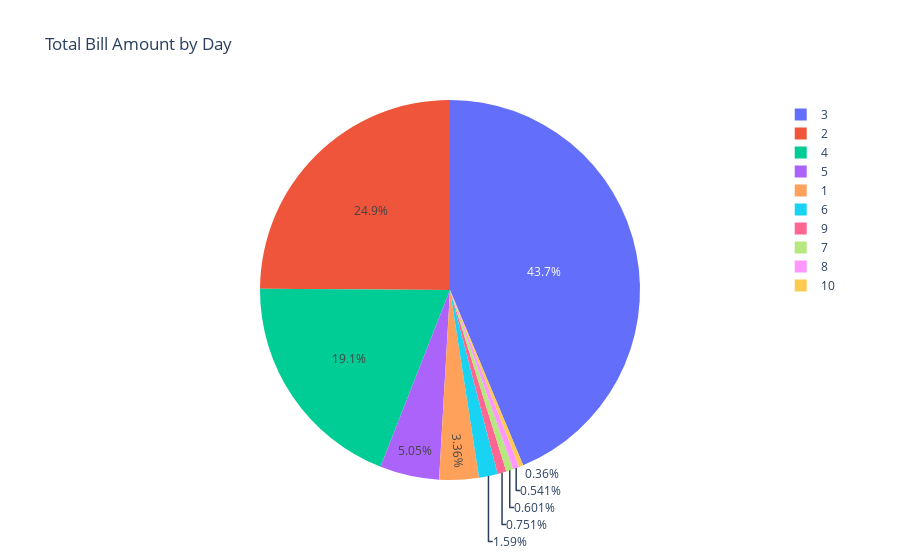

The code cell stored with this chart in its notebook:
### Code cell
fig = px.pie(df, names='bedRoom', title='Total Bill Amount by Day')

# Show the plot
fig.show()

### Figure 1 — Plotly figure (JSON) as saved in the notebook; plotly's stock layout.template omitted (floating-point values rounded to 4 significant figures; data arrays with more than 128 entries replaced by an {"elided": "..."} marker saying what was removed)
{"data": [{"domain": {"x": [0, 1], "y": [0, 1]}, "hovertemplate": "bedRoom=%{label}<extra></extra>", "labels": {"elided": "3329 int values"}, "legendgroup": "", "name": "", "showlegend": true, "type": "pie"}], "layout": {"legend": {"tracegroupgap": 0}, "title": {"text": "Total Bill Amount by Day"}}}
